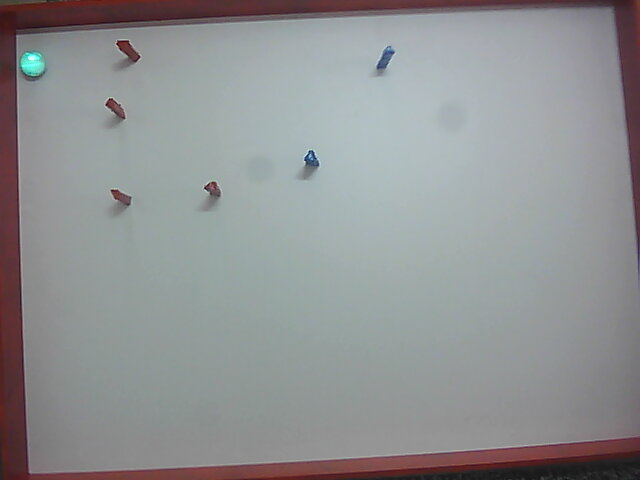
#> input picture Robomak - Sphero/Final Solution/2.jpg, 640 x 480 px
$ python slika_proba.py
#> lines starting #> are read from the running program, lines starting #| are printed output that depends on the picture; after the words box and inside, x2 and y2 are one past the last pixel; in counts of white or black regions, pixels touching at a corner belong together
# import the necessary packages
import numpy as np
import argparse
import cv2


# load the image
image = cv2.imread('2.jpg', cv2.IMREAD_COLOR)
#> image is the input picture: shape (480, 640, 3); mean B, G, R 146.9, 145.7, 144.1
height, width, channels = image.shape
#> height = 480; width = 640; channels = 3
hsv = cv2.cvtColor(image, cv2.COLOR_BGR2HSV)
#> hsv: shape (480, 640, 3); mean H, S, V 93, 24.4, 151.6


# define the list of boundaries
boundaries = [
	([164, 50, 45], [359, 359, 359]),
	([217, 50, 50], [260, 359, 359]),
	([75, 50, 50], [160, 359, 359])
     ]

uu_red = ([0, 40, 20], [10, 255, 255])
mask_red1 = cv2.inRange(hsv, np.array(uu_red[0]), np.array(uu_red[1]))
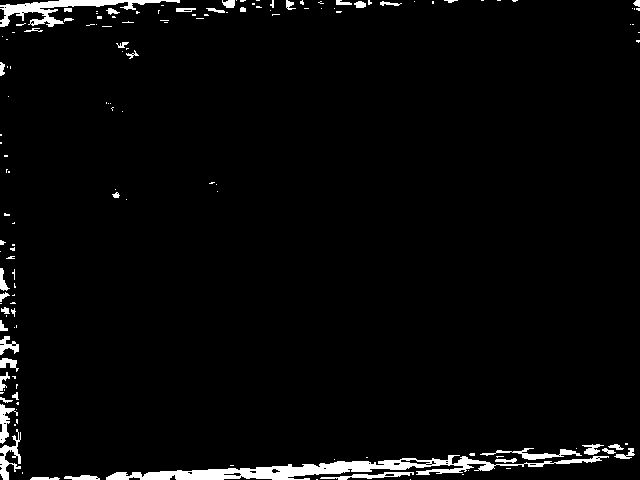
#> mask_red1: shape (480, 640); 3.1% white; 145 white regions (102 under 20 px), largest, box (x1, y1, x2, y2) and area: (106, 455, 609, 480) 3931, (0, 0, 180, 27) 1417, (0, 429, 21, 480) 412

up_red = ([170, 40, 20], [180, 255, 255])
mask_red2 = cv2.inRange(hsv, np.array(up_red[0]), np.array(up_red[1]))
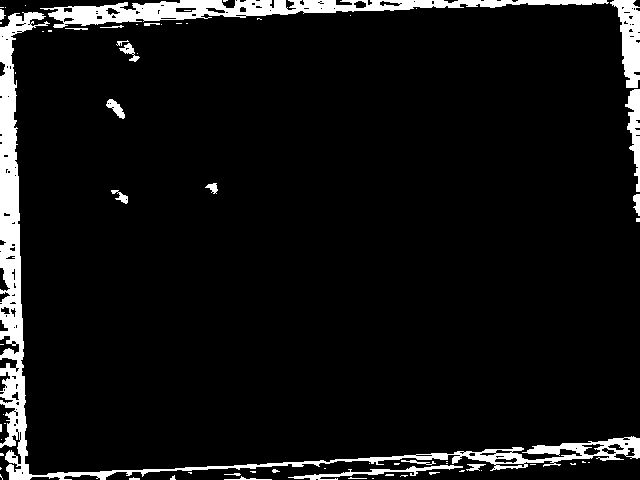
#> mask_red2: shape (480, 640); 7.1% white; 66 white regions (43 under 20 px), largest, box (x1, y1, x2, y2) and area: (0, 12, 640, 480) 11677, (40, 0, 609, 28) 5811, (610, 0, 640, 88) 1494

mask_red = cv2.add(mask_red1, mask_red2)
#> mask_red: shape (480, 640); 10.1% white; 24 white regions (13 under 20 px), largest, box (x1, y1, x2, y2) and area: (0, 0, 640, 480) 27903, (610, 0, 640, 88) 1556, (625, 89, 640, 192) 792
#cv2.imshow("img_r", mask_red)

uu_blue = ([100, 30, 20], [130, 255, 255])
mask_blue = cv2.inRange(hsv, np.array(uu_blue[0]), np.array(uu_blue[1]))
#> mask_blue: shape (480, 640); 0.24% white; 24 white regions (19 under 20 px), largest, box (x1, y1, x2, y2) and area: (374, 45, 397, 71) 340, (303, 150, 321, 167) 226, (636, 252, 640, 280) 66, (30, 77, 40, 82) 25, (634, 476, 640, 480) 20
#cv2.imshow("img_b", mask_blue)

uu_green = ([30, 30, 20], [90, 255, 255])
mask_green = cv2.inRange(hsv, np.array(uu_green[0]), np.array(uu_green[1]))
#> mask_green: shape (480, 640); 0.26% white; 30 white regions (29 under 20 px), largest, box (x1, y1, x2, y2) and area: (18, 50, 49, 78) 659
cv2.imshow("img_g", mask_green)

kernelOpen = np.ones((5,5))
kernelClose = np.ones((5,5))
maskOpen_red = cv2.morphologyEx(mask_red, cv2.MORPH_OPEN, kernelOpen)
#> maskOpen_red: shape (480, 640); 10% white; 11 white regions, largest, box (x1, y1, x2, y2) and area: (0, 0, 640, 480) 27650, (614, 0, 640, 88) 1506, (628, 89, 640, 135) 460
maskClose_red = cv2.morphologyEx(maskOpen_red, cv2.MORPH_CLOSE, kernelClose)
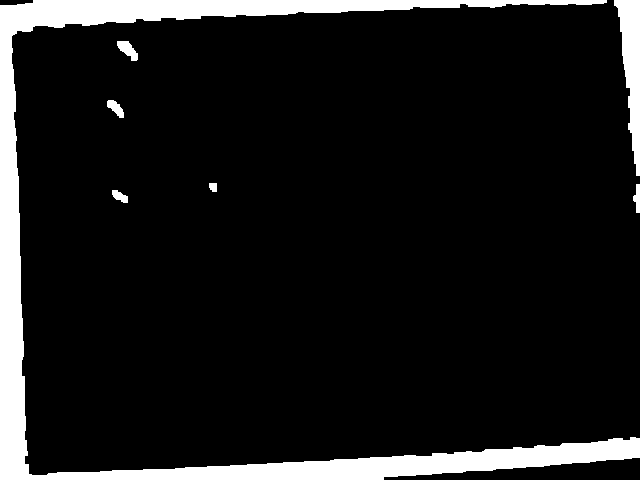
#> maskClose_red: shape (480, 640); 10.1% white; 7 white regions, largest, box (x1, y1, x2, y2) and area: (0, 0, 640, 480) 27838, (614, 0, 640, 176) 2382, (117, 41, 138, 61) 234

kernelOpen = np.ones((5,5))
kernelClose = np.ones((5,5))
maskOpen_blue = cv2.morphologyEx(mask_blue, cv2.MORPH_OPEN, kernelOpen)
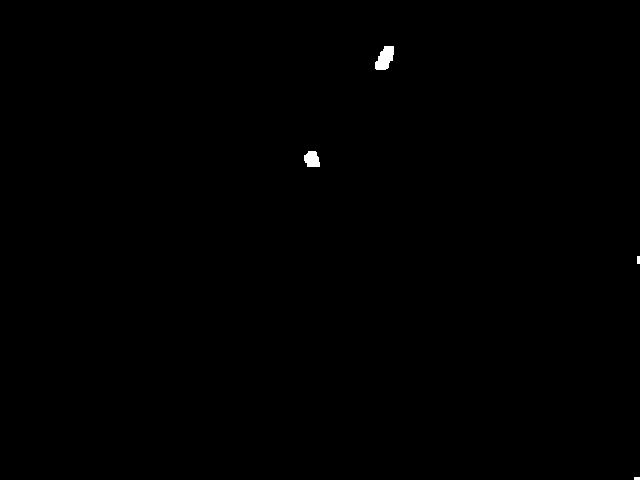
#> maskOpen_blue: shape (480, 640); 0.18% white; 4 white regions (1 under 20 px), largest, box (x1, y1, x2, y2) and area: (375, 46, 394, 70) 317, (304, 151, 320, 167) 206, (637, 256, 640, 264) 24
maskClose_blue = cv2.morphologyEx(maskOpen_blue, cv2.MORPH_CLOSE, kernelClose)


kernelOpen = np.ones((5,5))
kernelClose = np.ones((5,5))
maskOpen_green = cv2.morphologyEx(mask_green, cv2.MORPH_OPEN, kernelOpen)
#> maskOpen_green: shape (480, 640); 0.2% white; 1 white region, box (x1, y1, x2, y2) and area: (18, 51, 46, 77) 625
maskClose_green = cv2.morphologyEx(maskOpen_green, cv2.MORPH_CLOSE, kernelClose)
cv2.imshow("img_g2", maskClose_green)

# Final Matrix
final_matrix = np.zeros([height, width])
for i in range(height):
    for j in range(width):
        if maskClose_red[i,j] == 0 and maskClose_blue[i,j]==0:
            final_matrix[i,j] = 0
        elif maskClose_red[i, j] == 255:
            final_matrix[i, j] = 0.5
        elif maskClose_blue[i,j] == 255:
            final_matrix[i, j] = 1
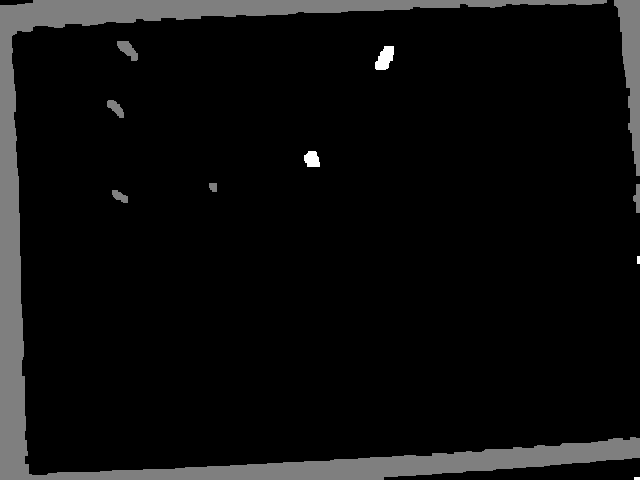
#> final_matrix: shape (480, 640) float64; min 0, max 1, mean 0.0522

cv2.imshow('img',final_matrix)


kernelOpen = np.ones((5,5))
kernelClose = np.ones((5,5))
maskOpen = cv2.morphologyEx(mask_red, cv2.MORPH_OPEN, kernelOpen)
maskClose = cv2.morphologyEx(maskOpen, cv2.MORPH_CLOSE, kernelClose)
output1 = cv2.bitwise_and(image, image, mask=maskClose)
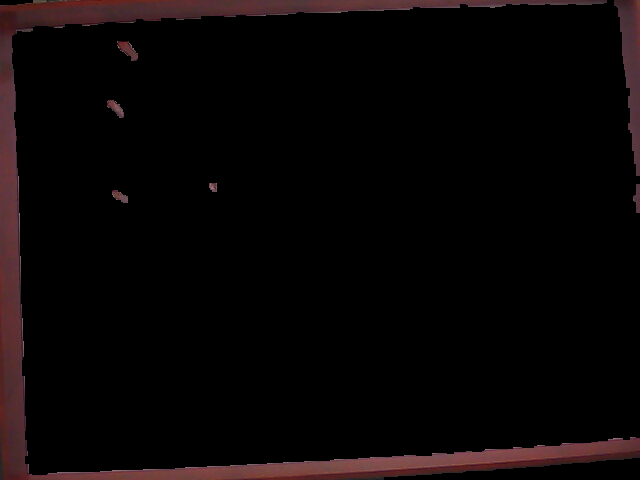
#> output1: shape (480, 640, 3); mean B, G, R 5.5, 5.2, 9.3
#cv2.imshow("images", np.hstack([image, output]))
cv2.imshow("images", np.hstack([image, output1]))
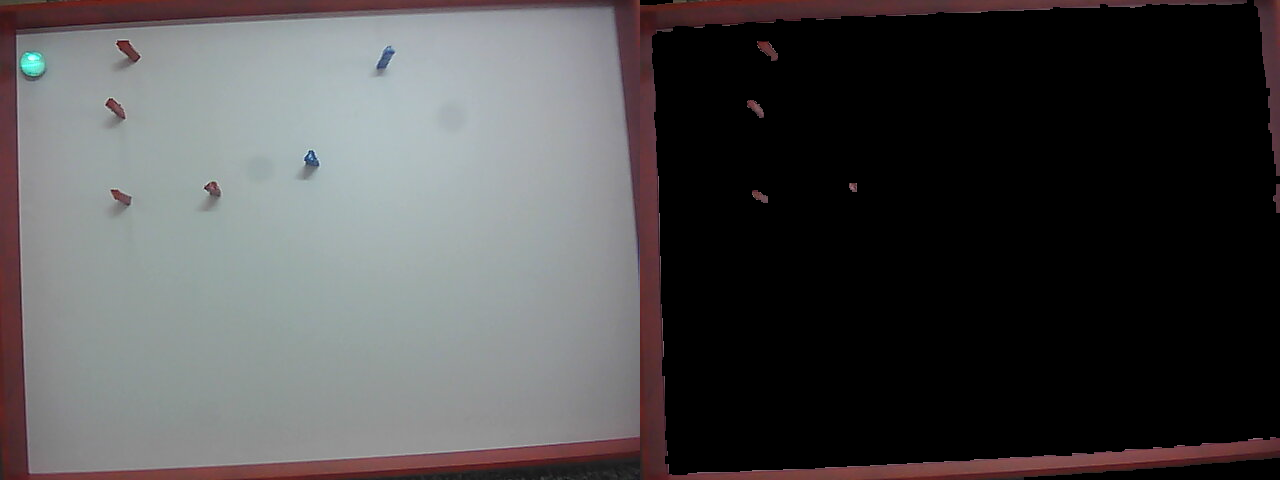
#> window 'images': shape (480, 1280, 3); mean B, G, R 76.2, 75.5, 76.7
cv2.waitKey(0)

$ run again, with Robomak - Sphero/Final Solution/1.jpg copied over Robomak - Sphero/Final Solution/2.jpg
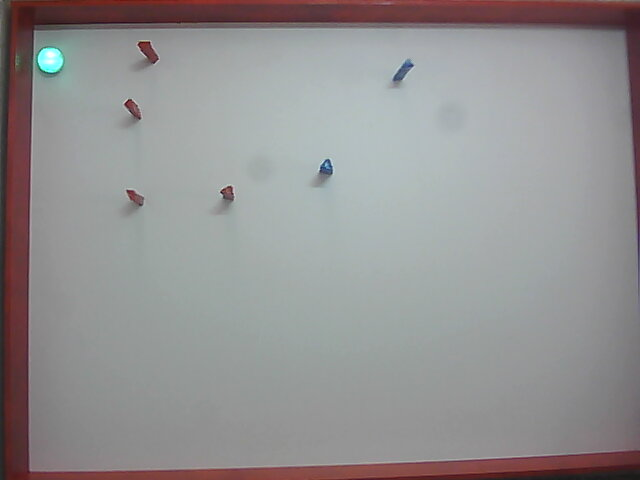
#> input picture Robomak - Sphero/Final Solution/1.jpg, 640 x 480 px
#> image is the input picture: shape (480, 640, 3); mean B, G, R 145.4, 145, 147
#> hsv: shape (480, 640, 3); mean H, S, V 85.5, 23, 151.8
#> `mask_red1 = cv2.inRange(hsv, np.array(uu_red[0]), np.array(uu_red[1]))`:
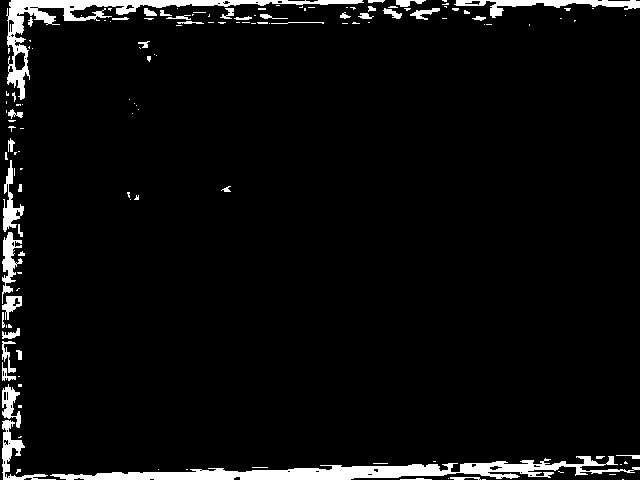
#> mask_red1: shape (480, 640); 5% white; 137 white regions (93 under 20 px), largest, box (x1, y1, x2, y2) and area: (50, 456, 640, 480) 5386, (6, 0, 364, 100) 3675, (454, 0, 640, 18) 1113
#> mask_red2: shape (480, 640); 7.4% white; 84 white regions (58 under 20 px), largest, box (x1, y1, x2, y2) and area: (30, 0, 640, 102) 10200, (2, 72, 196, 480) 7503, (341, 445, 640, 472) 1852
#> mask_red: shape (480, 640); 12.4% white; 19 white regions (11 under 20 px), largest, box (x1, y1, x2, y2) and area: (2, 0, 640, 480) 37025, (633, 120, 640, 187) 274, (137, 41, 159, 63) 247
#> mask_blue: shape (480, 640); 0.18% white; 8 white regions (5 under 20 px), largest, box (x1, y1, x2, y2) and area: (390, 59, 415, 83) 276, (319, 159, 336, 175) 191, (637, 252, 640, 287) 74
#> mask_green: shape (480, 640); 0.61% white; 25 white regions (23 under 20 px), largest, box (x1, y1, x2, y2) and area: (31, 36, 79, 88) 1728, (16, 54, 22, 67) 61
#> maskOpen_red: shape (480, 640); 12.2% white; 9 white regions, largest, box (x1, y1, x2, y2) and area: (2, 0, 640, 480) 36146, (628, 33, 640, 102) 568, (138, 42, 158, 62) 239
#> maskClose_red: shape (480, 640); 12.4% white; 6 white regions, box (x1, y1, x2, y2) and area: (0, 0, 640, 480) 37345, (634, 120, 640, 182) 255, (138, 42, 158, 62) 239, (125, 100, 140, 118) 156, (128, 190, 141, 203) 115, (223, 187, 232, 196) 74
#> maskOpen_blue: shape (480, 640); 0.15% white; 2 white regions, box (x1, y1, x2, y2) and area: (391, 59, 414, 82) 269, (319, 160, 334, 175) 186
#> maskOpen_green: shape (480, 640); 0.55% white; 2 white regions, box (x1, y1, x2, y2) and area: (31, 38, 76, 88) 1635, (16, 56, 22, 64) 46
#> maskClose_green: shape (480, 640); 0.57% white; 2 white regions, box (x1, y1, x2, y2) and area: (31, 38, 76, 88) 1697, (16, 56, 22, 64) 46
#> `cv2.imshow("images", np.hstack([image, output1]))`:
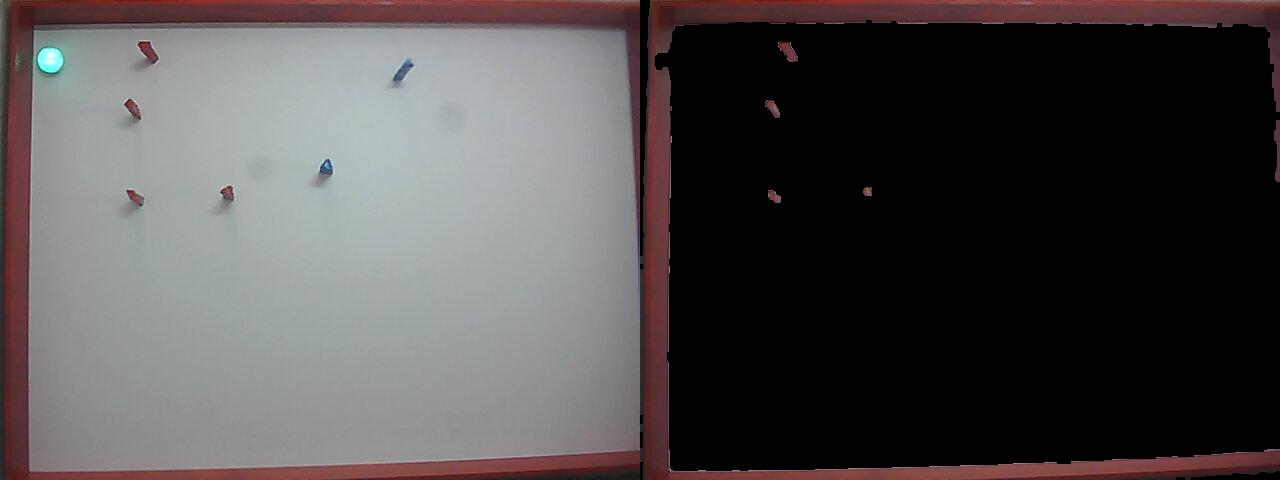
#> window 'images': shape (480, 1280, 3); mean B, G, R 76.2, 75.9, 79.7
